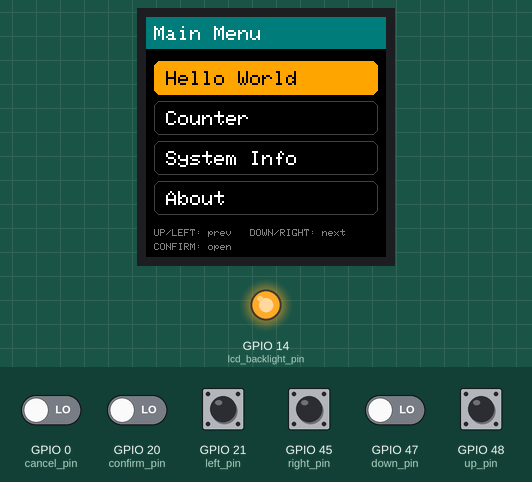
The program below on a simulated ESP32-S3. Shown: 240×240 colour display, output pins drawn as LEDs (lit = HIGH). The test bench sets the inputs (shaded band); at power-on: GPIO 0 (cancel_pin), GPIO 20 (confirm_pin), GPIO 21 (left_pin), GPIO 45 (right_pin), GPIO 47 (down_pin), GPIO 48 (up_pin) LOW. What the program prints to the serial monitor is not drawn.

Above: at 1.4 s.
1.5 s: GPIO 20 (confirm_pin) driven HIGH
At 1.9 s:
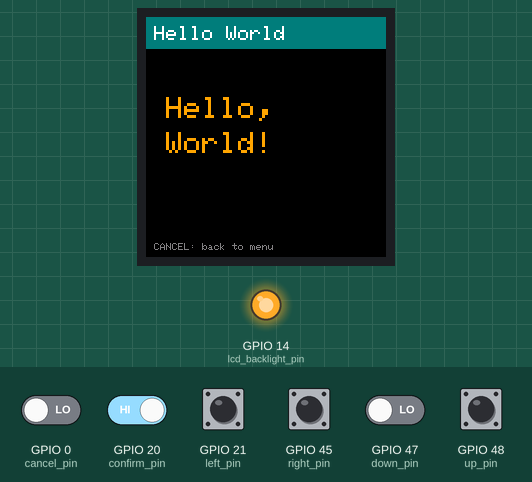
3.1 s: GPIO 0 (cancel_pin) driven HIGH
At 4.3 s:
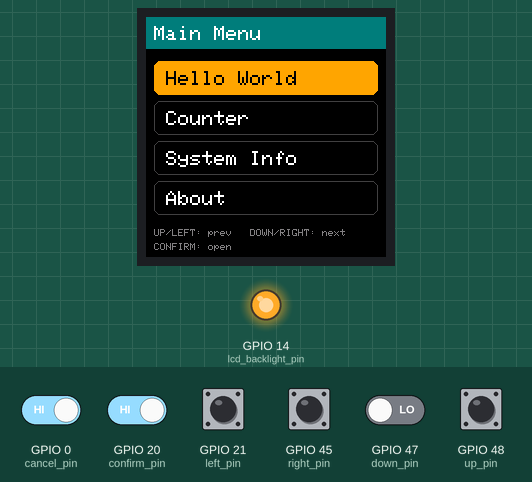
4.7 s: GPIO 21 (left_pin) pulled HIGH for 0.15 s
At 5.9 s:
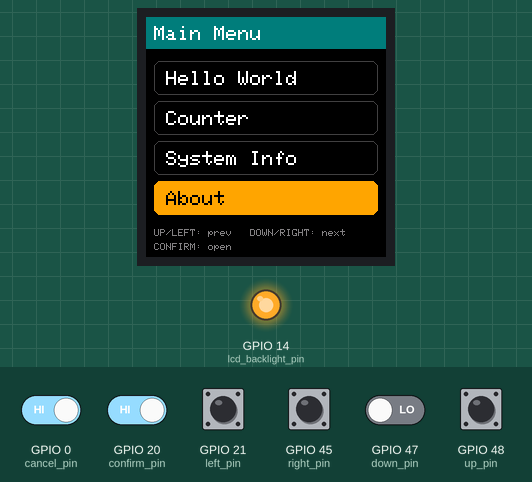
6.3 s: GPIO 48 (up_pin) pulled HIGH for 0.15 s
At 7.2 s:
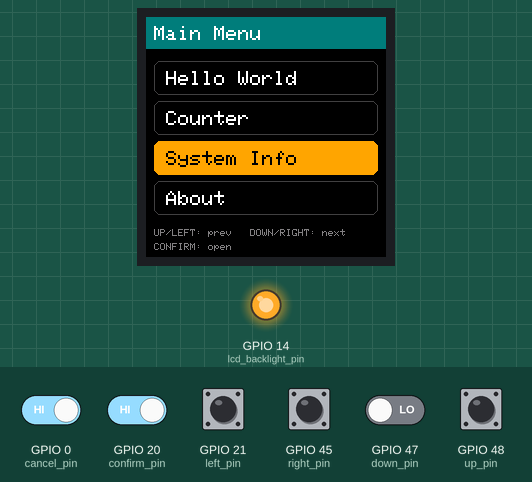
7.9 s: GPIO 21 (left_pin) pulled HIGH for 1 s
At 8.4 s:
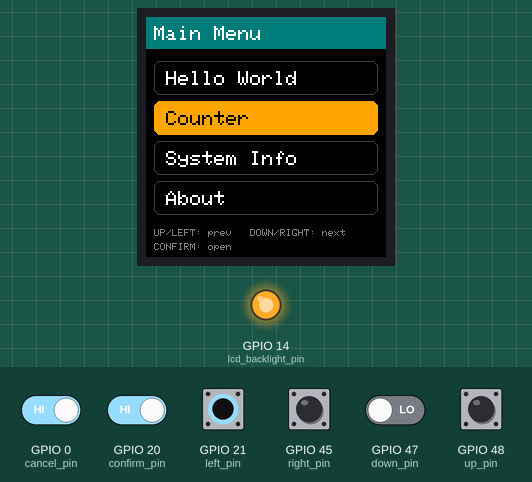
10.4 s: GPIO 45 (right_pin) pulled HIGH for 0.15 s
At 11.5 s:
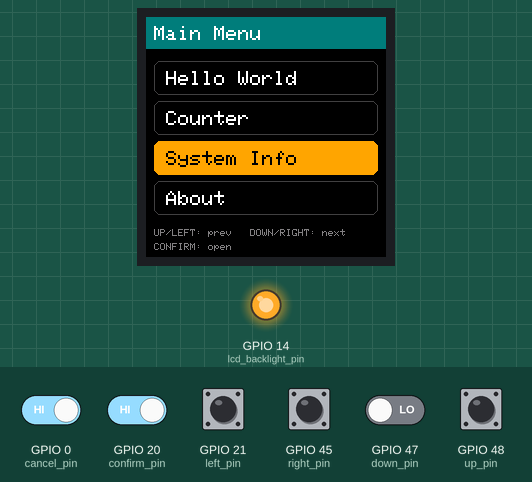
Timing chart, 0 to 13.0 s (numbered marks = the images above; inputs shaded):
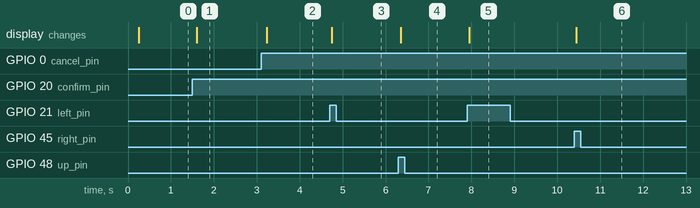

Measured:
- after the input at 1.5 s, the display: changes after 0.10 s (image 1)
- after the input at 3.1 s, the display: changes after 0.13 s (image 2)
- after the input at 4.7 s, the display: changes after 0.05 s (image 3)
- after the input at 6.3 s, the display: changes after 0.05 s (image 4)
- after the input at 7.9 s, the display: changes after 0.05 s (image 5)
- after the input at 10.4 s, the display: changes after 0.05 s (image 6)

The program:

main.cpp
```cpp
#include <Arduino.h>
#include <SPI.h>
#include <Adafruit_ST7789.h>
#include <cstring>

#include "app_config.h"

namespace
{
enum class button_id
{
    up,
    down,
    left,
    right,
    confirm,
    cancel
};

struct button
{
    const char *name;
    uint8_t pin;
    button_id id;
    bool raw_pressed;
    bool stable_pressed;
    uint32_t raw_changed_ms;
};

// Menu order; each menu row opens the page with the same index.
enum page : uint8_t
{
    hello_page,
    counter_page,
    info_page,
    about_page,
    page_count
};

constexpr const char *page_titles[page_count] = {"Hello World", "Counter",
                                                 "System Info", "About"};

constexpr int16_t title_height = 32;
constexpr int16_t row_top = 44;
constexpr int16_t row_pitch = 40;
constexpr int16_t row_height = 34;
constexpr int16_t row_margin = 8;
constexpr int16_t row_radius = 6;
constexpr int16_t counter_top = 90;
constexpr int16_t counter_height = 60;
constexpr uint16_t title_color = 0x03EF;     // Teal title bar.
constexpr uint16_t highlight_color = 0xFD20; // Orange selection.
constexpr uint16_t muted_color = 0x8410;     // Gray hints.
constexpr uint16_t outline_color = 0x4208;   // Dark gray row border.

Adafruit_ST7789 lcd(&SPI, app_config::lcd_cs_pin,
                    app_config::lcd_dc_pin, app_config::lcd_reset_pin);

button buttons[] = {
    {"UP", app_config::up_pin, button_id::up},
    {"DOWN", app_config::down_pin, button_id::down},
    {"LEFT", app_config::left_pin, button_id::left},
    {"RIGHT", app_config::right_pin, button_id::right},
    {"CONFIRM", app_config::confirm_pin, button_id::confirm},
    {"CANCEL", app_config::cancel_pin, button_id::cancel},
};
constexpr size_t button_count = sizeof(buttons) / sizeof(buttons[0]);

uint8_t selected = hello_page;
bool in_menu = true;
int32_t counter = 0;
uint32_t info_drawn_ms = 0;

// Buttons switch their GPIO to 3V3; only cancel may be wired to GND instead.
bool active_low(const button &b)
{
    return app_config::cancel_active_low && b.pin == app_config::cancel_pin;
}

bool read_pressed(const button &b)
{
    return digitalRead(b.pin) == (active_low(b) ? LOW : HIGH);
}

// Built-in font glyphs are 6 x 8 pixels per size step, including spacing.
int16_t text_width(const char *text, uint8_t size)
{
    return static_cast<int16_t>(std::strlen(text)) * 6 * size - size;
}

void draw_text(const char *text, int16_t x, int16_t top, uint8_t size,
               uint16_t color)
{
    lcd.setTextSize(size);
    lcd.setTextColor(color);
    lcd.setCursor(x, top);
    lcd.print(text);
}

void draw_title(const char *title)
{
    lcd.fillRect(0, 0, lcd.width(), title_height, title_color);
    draw_text(title, 8, 9, 2, ST77XX_WHITE);
}

void draw_menu_row(uint8_t index)
{
    const int16_t y = row_top + index * row_pitch;
    const int16_t width = lcd.width() - 2 * row_margin;
    const bool highlighted = index == selected;
    lcd.fillRoundRect(row_margin, y, width, row_height, row_radius,
                      highlighted ? highlight_color : ST77XX_BLACK);
    if (!highlighted)
    {
        lcd.drawRoundRect(row_margin, y, width, row_height, row_radius,
                          outline_color);
    }
    draw_text(page_titles[index], 20, y + 10, 2,
              highlighted ? ST77XX_BLACK : ST77XX_WHITE);
}

void draw_menu()
{
    lcd.fillScreen(ST77XX_BLACK);
    draw_title("Main Menu");
    for (uint8_t i = 0; i < page_count; ++i)
    {
        draw_menu_row(i);
    }
    draw_text("UP/LEFT: prev   DOWN/RIGHT: next", 8, 212, 1, muted_color);
    draw_text("CONFIRM: open", 8, 226, 1, muted_color);
}

void draw_counter_value()
{
    char value[12]; // Fits INT32_MIN.
    snprintf(value, sizeof(value), "%ld", static_cast<long>(counter));
    // Shrink long numbers so the value stays inside the display.
    uint8_t size = 6;
    while (size > 1 && text_width(value, size) > lcd.width() - 16)
    {
        --size;
    }
    lcd.fillRect(0, counter_top, lcd.width(), counter_height, ST77XX_BLACK);
    draw_text(value, (lcd.width() - text_width(value, size)) / 2,
              counter_top + (counter_height - 8 * size) / 2, size,
              highlight_color);
}

// Text drawn with a background color overwrites the old value in place, so
// the once-per-second refresh does not flicker. Trailing spaces erase digits
// left over from a longer previous value.
void draw_info_values()
{
    info_drawn_ms = millis();
    char line[24];
    lcd.setTextSize(2);
    lcd.setTextColor(ST77XX_WHITE, ST77XX_BLACK);
    snprintf(line, sizeof(line), "Heap: %lu KB   ",
             static_cast<unsigned long>(ESP.getFreeHeap() / 1024));
    lcd.setCursor(8, 110);
    lcd.print(line);
    snprintf(line, sizeof(line), "Up: %lu s   ",
             static_cast<unsigned long>(millis() / 1000));
    lcd.setCursor(8, 140);
    lcd.print(line);
}

void draw_system_info()
{
    char line[24];
    snprintf(line, sizeof(line), "Chip: %s", ESP.getChipModel());
    draw_text(line, 8, 50, 2, ST77XX_WHITE);
    snprintf(line, sizeof(line), "CPU: %lu MHz",
             static_cast<unsigned long>(ESP.getCpuFreqMHz()));
    draw_text(line, 8, 80, 2, ST77XX_WHITE);
    draw_info_values();
}

void draw_page()
{
    lcd.fillScreen(ST77XX_BLACK);
    draw_title(page_titles[selected]);
    switch (selected)
    {
    case hello_page:
        draw_text("Hello,", 20, 80, 3, highlight_color);
        draw_text("World!", 20, 115, 3, highlight_color);
        break;
    case counter_page:
        draw_text("UP/RIGHT/CONFIRM: +1", 8, 50, 1, ST77XX_WHITE);
        draw_text("DOWN/LEFT: -1", 8, 66, 1, ST77XX_WHITE);
        draw_counter_value();
        break;
    case info_page:
        draw_system_info();
        break;
    case about_page:
        draw_text("ESP32-S3 +", 8, 50, 2, ST77XX_WHITE);
        draw_text("ST7789 240x240", 8, 75, 2, ST77XX_WHITE);
        draw_text("Six-button menu", 8, 110, 2, ST77XX_WHITE);
        break;
    }
    draw_text("CANCEL: back to menu", 8, 226, 1, muted_color);
}

// Wraps around at both ends and redraws only the two rows that changed.
void move_selection(int step)
{
    const uint8_t previous = selected;
    selected = (selected + step + page_count) % page_count;
    draw_menu_row(previous);
    draw_menu_row(selected);
    Serial.printf("Menu: %s\n", page_titles[selected]);
}

void change_counter(int step)
{
    if ((step > 0 && counter < INT32_MAX) || (step < 0 && counter > INT32_MIN))
    {
        counter += step;
    }
    draw_counter_value();
    Serial.printf("Counter: %ld\n", static_cast<long>(counter));
}

void handle_press(button_id id)
{
    if (id == button_id::cancel)
    {
        if (!in_menu)
        {
            in_menu = true;
            draw_menu();
            Serial.println("Back to menu");
        }
        return;
    }

    // Cancel is handled above, so id is a direction or confirm from here on.
    if (in_menu)
    {
        if (id == button_id::confirm)
        {
            in_menu = false;
            draw_page();
            Serial.printf("Open: %s\n", page_titles[selected]);
        }
        else
        {
            const bool back = id == button_id::up || id == button_id::left;
            move_selection(back ? -1 : 1);
        }
        return;
    }

    // Only the Counter page reacts to buttons other than cancel.
    if (selected == counter_page)
    {
        const bool down = id == button_id::down || id == button_id::left;
        change_counter(down ? -1 : 1);
    }
}

// Samples every button before handling any press, so slow display writes do
// not delay reading the other inputs.
void poll_buttons()
{
    const uint32_t now_ms = millis();
    uint8_t new_presses = 0;
    for (size_t i = 0; i < button_count; ++i)
    {
        button &b = buttons[i];
        const bool sampled_pressed = read_pressed(b);
        if (sampled_pressed != b.raw_pressed)
        {
            b.raw_pressed = sampled_pressed;
            b.raw_changed_ms = now_ms;
        }

        // Accept an edge only after the input stays unchanged for debounce_ms.
        // Unsigned subtraction also handles the millis() counter wrapping.
        if (b.raw_pressed == b.stable_pressed ||
            now_ms - b.raw_changed_ms < app_config::debounce_ms)
        {
            continue;
        }
        b.stable_pressed = b.raw_pressed;
        if (b.stable_pressed)
        {
            new_presses |= 1U << i;
        }
    }

    for (size_t i = 0; i < button_count; ++i)
    {
        if (new_presses & (1U << i))
        {
            Serial.printf("PRESSED  %s\n", buttons[i].name);
            handle_press(buttons[i].id);
        }
    }
}
}

void setup()
{
    Serial.begin(app_config::serial_baud);

    // Set the level before enabling the output so BLK never glitches low.
    digitalWrite(app_config::lcd_backlight_pin, HIGH);
    pinMode(app_config::lcd_backlight_pin, OUTPUT);
    SPI.begin(app_config::lcd_sclk_pin, -1, app_config::lcd_mosi_pin,
              app_config::lcd_cs_pin);
    lcd.init(app_config::lcd_width, app_config::lcd_height, SPI_MODE3);
    lcd.setSPISpeed(app_config::lcd_spi_hz);
    lcd.setRotation(app_config::lcd_rotation);
    lcd.invertDisplay(app_config::lcd_inverted);
    lcd.setTextWrap(false);

    for (button &b : buttons)
    {
        pinMode(b.pin, active_low(b) ? INPUT_PULLUP : INPUT_PULLDOWN);
    }
    // Let the pull resistors settle before taking the initial readings.
    delay(1);
    for (button &b : buttons)
    {
        // A button held at startup is ignored until released and pressed again.
        // raw_changed_ms is only read after the next edge sets it.
        b.raw_pressed = read_pressed(b);
        b.stable_pressed = b.raw_pressed;
    }

    draw_menu();

    Serial.println("\nESP32-S3 six-button menu");
    for (const button &b : buttons)
    {
        Serial.printf("  %-7s GPIO%u to %s%s\n", b.name,
                      static_cast<unsigned>(b.pin),
                      active_low(b) ? "GND" : "3V3",
                      b.stable_pressed ? " (held at startup, ignored)" : "");
    }
}

void loop()
{
    poll_buttons();

    if (!in_menu && selected == info_page &&
        millis() - info_drawn_ms >= app_config::info_refresh_ms)
    {
        draw_info_values();
    }
    delay(1);
}
```

app_config.h
```cpp
#pragma once

#include <stdint.h>

namespace app_config
{
// Each button connects 3V3 to its GPIO; the internal pull-down is enabled,
// so pressed reads HIGH. Never connect a GPIO to 5 V.
// GPIO20 is native USB D+, so only the USB-to-UART connector works.
// GPIO45 is the VDD_SPI strapping pin: holding right at reset stops boot.
constexpr uint8_t up_pin = 48;
constexpr uint8_t down_pin = 47;
constexpr uint8_t left_pin = 21;
constexpr uint8_t right_pin = 45;
constexpr uint8_t confirm_pin = 20;
constexpr uint8_t cancel_pin = 0;
// GPIO0 is the BOOT strapping pin and may have a board pull-up. If cancel
// never releases, wire it from GPIO0 to GND instead and set this to true.
constexpr bool cancel_active_low = false;
constexpr uint32_t debounce_ms = 30;
constexpr uint32_t serial_baud = 115200;
constexpr uint32_t info_refresh_ms = 1000; // System Info page update period.

// Hardware SPI: the LCD does not need a MISO connection.
constexpr int8_t lcd_sclk_pin = 12;
constexpr int8_t lcd_mosi_pin = 11;
constexpr int8_t lcd_cs_pin = -1; // Use -1 for a module without CS.
constexpr int8_t lcd_dc_pin = 9;
constexpr int8_t lcd_reset_pin = 10;
constexpr uint8_t lcd_backlight_pin = 14; // Driven HIGH to turn BLK on.

// Set these to the panel's native dimensions before applying rotation.
constexpr uint16_t lcd_width = 240;
constexpr uint16_t lcd_height = 240;
constexpr uint8_t lcd_rotation = 0; // 0, 1, 2, or 3.
constexpr uint32_t lcd_spi_hz = 10000000;
constexpr bool lcd_inverted = true;
}
```
